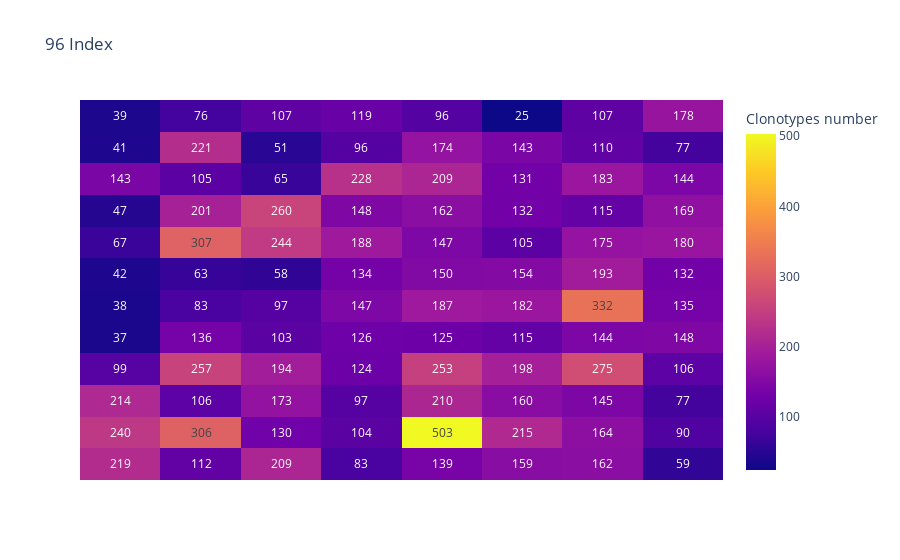

Here is the notebook cell this chart was saved with:
### Code cell
fig = px.imshow(z, text_auto=True, aspect="auto", title="96 Index", labels=dict(color="Clonotypes number"), )
fig.update_xaxes(showticklabels=False)
fig.update_yaxes(showticklabels=False)
fig.show()
# fig.write_image("/SGRNJ06/randd/USER/cjj/celedev/vdj_bulk/20230306split_index/plot/heatmap.pdf")

### Figure 1 — Plotly figure (JSON) as saved in the notebook; plotly's stock layout.template omitted (floating-point values rounded to 4 significant figures)
{"data": [{"coloraxis": "coloraxis", "hovertemplate": "x: %{x}<br>y: %{y}<br>Clonotypes number: %{z}<extra></extra>", "name": "0", "texttemplate": "%{z}", "type": "heatmap", "xaxis": "x", "yaxis": "y", "z": [[39, 76, 107, 119, 96, 25, 107, 178], [41, 221, 51, 96, 174, 143, 110, 77], [143, 105, 65, 228, 209, 131, 183, 144], [47, 201, 260, 148, 162, 132, 115, 169], [67, 307, 244, 188, 147, 105, 175, 180], [42, 63, 58, 134, 150, 154, 193, 132], [38, 83, 97, 147, 187, 182, 332, 135], [37, 136, 103, 126, 125, 115, 144, 148], [99, 257, 194, 124, 253, 198, 275, 106], [214, 106, 173, 97, 210, 160, 145, 77], [240, 306, 130, 104, 503, 215, 164, 90], [219, 112, 209, 83, 139, 159, 162, 59]]}], "layout": {"autosize": true, "coloraxis": {"colorbar": {"title": {"text": "Clonotypes number"}}, "colorscale": [[0, "#0d0887"], [0.1111, "#46039f"], [0.2222, "#7201a8"], [0.3333, "#9c179e"], [0.4444, "#bd3786"], [0.5556, "#d8576b"], [0.6667, "#ed7953"], [0.7778, "#fb9f3a"], [0.8889, "#fdca26"], [1, "#f0f921"]]}, "title": {"text": "96 Index"}, "xaxis": {"anchor": "y", "autorange": true, "domain": [0, 1], "range": [-0.5, 7.5], "showticklabels": false}, "yaxis": {"anchor": "x", "autorange": true, "domain": [0, 1], "range": [11.5, -0.5], "showticklabels": false}}}
